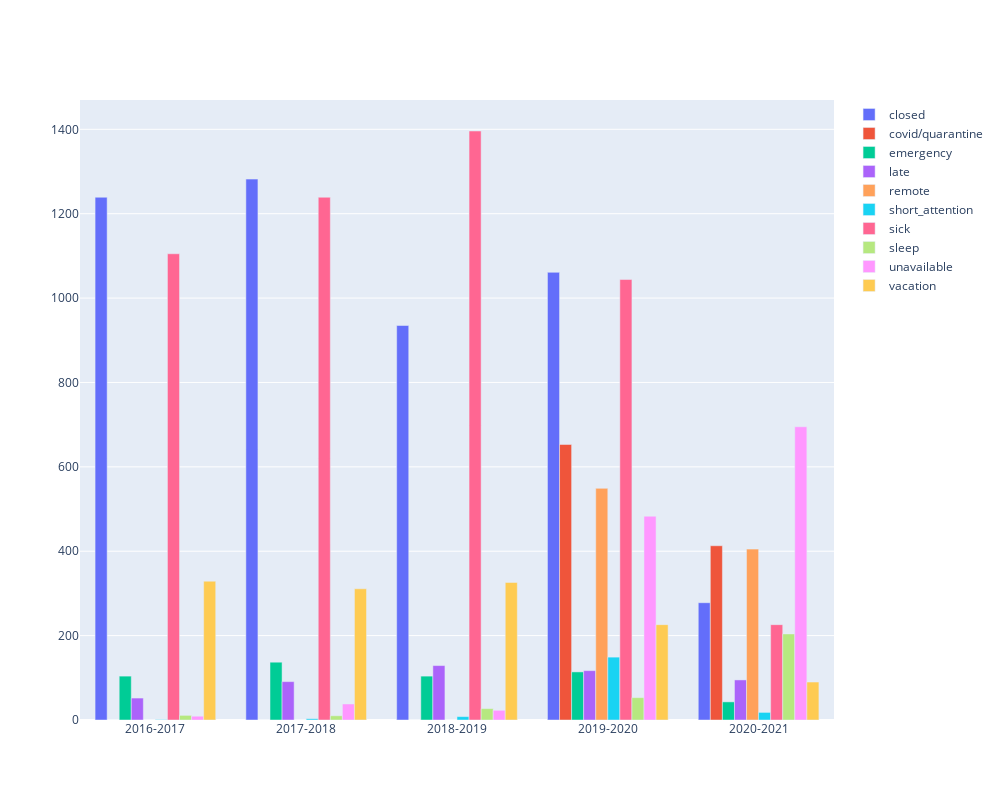

The cell this chart's notebook holds for it:
### Code cell
fig2 = go.Figure()
for reason in reasons:
    fig2.add_trace(go.Bar(x=years, y=reasons[reason], name=reason))
    
fig2.update_layout(
    autosize=True,
    width=1000,
    height=800,
)

fig2.show()

### Figure 1 — Plotly figure (JSON) as saved in the notebook; plotly's stock layout.template omitted (floating-point values rounded to 4 significant figures)
{"data": [{"name": "closed", "type": "bar", "x": ["2016-2017", "2017-2018", "2018-2019", "2019-2020", "2020-2021"], "y": [1239, 1282, 935, 1061, 278]}, {"name": "covid/quarantine", "type": "bar", "x": ["2016-2017", "2017-2018", "2018-2019", "2019-2020", "2020-2021"], "y": [0, 0, 0, 653, 413]}, {"name": "emergency", "type": "bar", "x": ["2016-2017", "2017-2018", "2018-2019", "2019-2020", "2020-2021"], "y": [104, 137, 104, 114, 43]}, {"name": "late", "type": "bar", "x": ["2016-2017", "2017-2018", "2018-2019", "2019-2020", "2020-2021"], "y": [52, 91, 129, 117, 95]}, {"name": "remote", "type": "bar", "x": ["2016-2017", "2017-2018", "2018-2019", "2019-2020", "2020-2021"], "y": [0, 0, 0, 549, 405]}, {"name": "short_attention", "type": "bar", "x": ["2016-2017", "2017-2018", "2018-2019", "2019-2020", "2020-2021"], "y": [1, 3, 8, 149, 18]}, {"name": "sick", "type": "bar", "x": ["2016-2017", "2017-2018", "2018-2019", "2019-2020", "2020-2021"], "y": [1105, 1239, 1396, 1044, 226]}, {"name": "sleep", "type": "bar", "x": ["2016-2017", "2017-2018", "2018-2019", "2019-2020", "2020-2021"], "y": [11, 10, 27, 53, 204]}, {"name": "unavailable", "type": "bar", "x": ["2016-2017", "2017-2018", "2018-2019", "2019-2020", "2020-2021"], "y": [9, 38, 23, 483, 695]}, {"name": "vacation", "type": "bar", "x": ["2016-2017", "2017-2018", "2018-2019", "2019-2020", "2020-2021"], "y": [329, 311, 326, 226, 90]}], "layout": {"autosize": true, "height": 800, "width": 1000, "xaxis": {"autorange": true, "range": [-0.5, 4.5], "type": "category"}, "yaxis": {"autorange": true, "range": [0, 1469.0], "type": "linear"}}}
